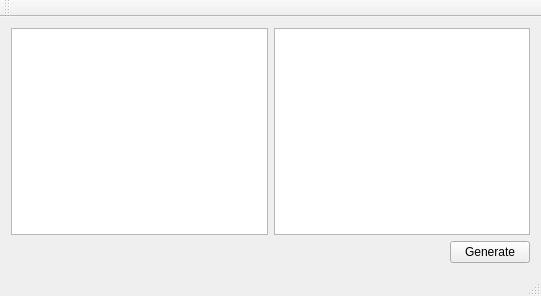
<?xml version="1.0" encoding="UTF-8"?>
<ui version="4.0">
 <class>LabyMainWindow</class>
 <widget class="QMainWindow" name="LabyMainWindow">
  <property name="geometry">
   <rect>
    <x>0</x>
    <y>0</y>
    <width>541</width>
    <height>296</height>
   </rect>
  </property>
  <property name="windowTitle">
   <string>LabyMainWindow</string>
  </property>
  <widget class="QWidget" name="centralWidget">
   <layout class="QGridLayout" name="gridLayout">
    <item row="0" column="0">
     <layout class="QHBoxLayout" name="hLayoutScenes">
      <item>
       <widget class="QGraphicsView" name="gvLaby"/>
      </item>
      <item>
       <widget class="QGraphicsView" name="gvSecond"/>
      </item>
     </layout>
    </item>
    <item row="1" column="0">
     <layout class="QHBoxLayout" name="hLayoutGenerate">
      <item>
       <spacer name="hSpacerGenerate">
        <property name="orientation">
         <enum>Qt::Horizontal</enum>
        </property>
        <property name="sizeHint" stdset="0">
         <size>
          <width>40</width>
          <height>20</height>
         </size>
        </property>
       </spacer>
      </item>
      <item>
       <widget class="QPushButton" name="bGenerate">
        <property name="text">
         <string>Generate</string>
        </property>
       </widget>
      </item>
     </layout>
    </item>
   </layout>
   <zorder>horizontalLayoutWidget</zorder>
   <zorder>gvLaby</zorder>
  </widget>
  <widget class="QMenuBar" name="menuBar">
   <property name="geometry">
    <rect>
     <x>0</x>
     <y>0</y>
     <width>541</width>
     <height>25</height>
    </rect>
   </property>
  </widget>
  <widget class="QToolBar" name="mainToolBar">
   <attribute name="toolBarArea">
    <enum>TopToolBarArea</enum>
   </attribute>
   <attribute name="toolBarBreak">
    <bool>false</bool>
   </attribute>
  </widget>
  <widget class="QStatusBar" name="statusBar"/>
 </widget>
 <layoutdefault spacing="6" margin="11"/>
 <resources/>
 <connections/>
</ui>
